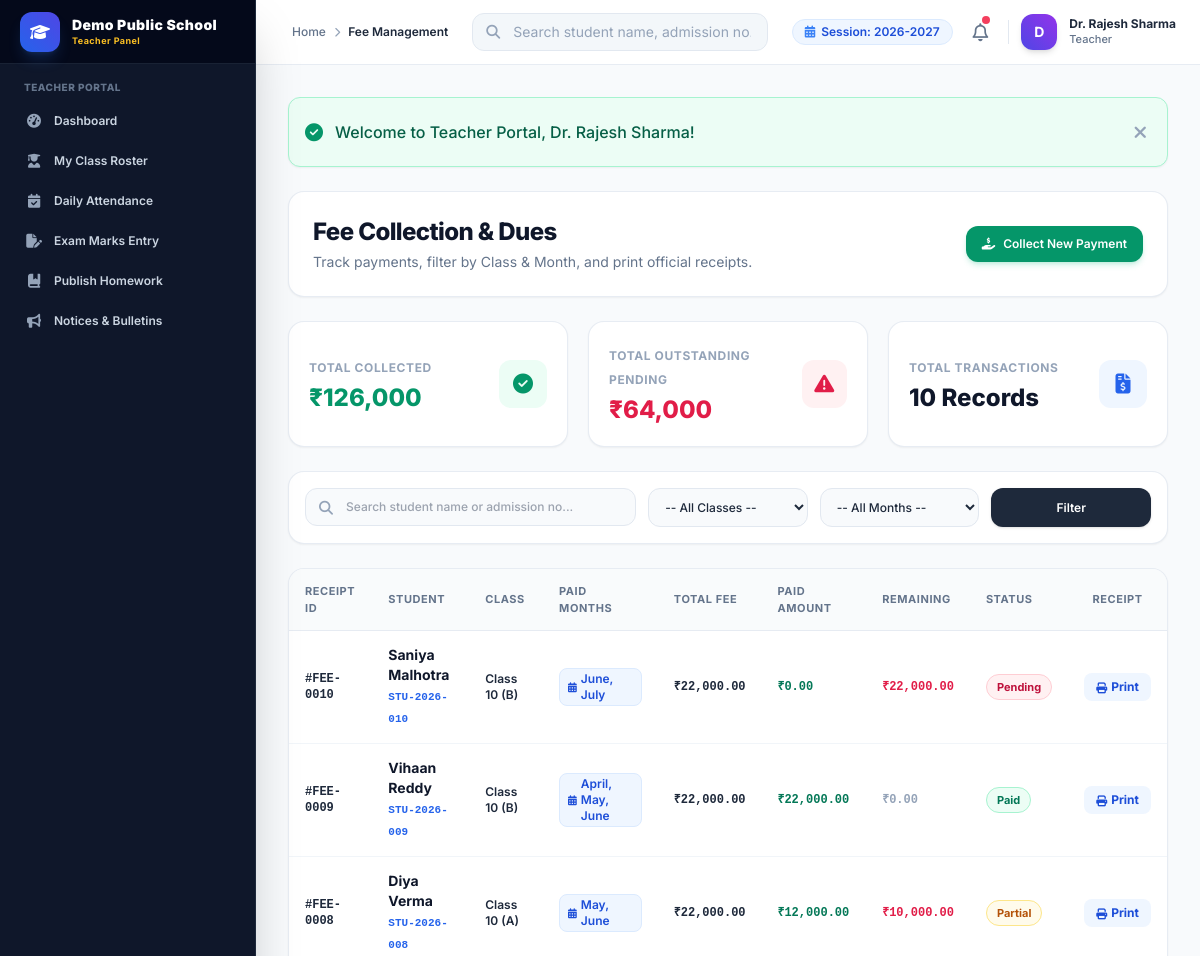
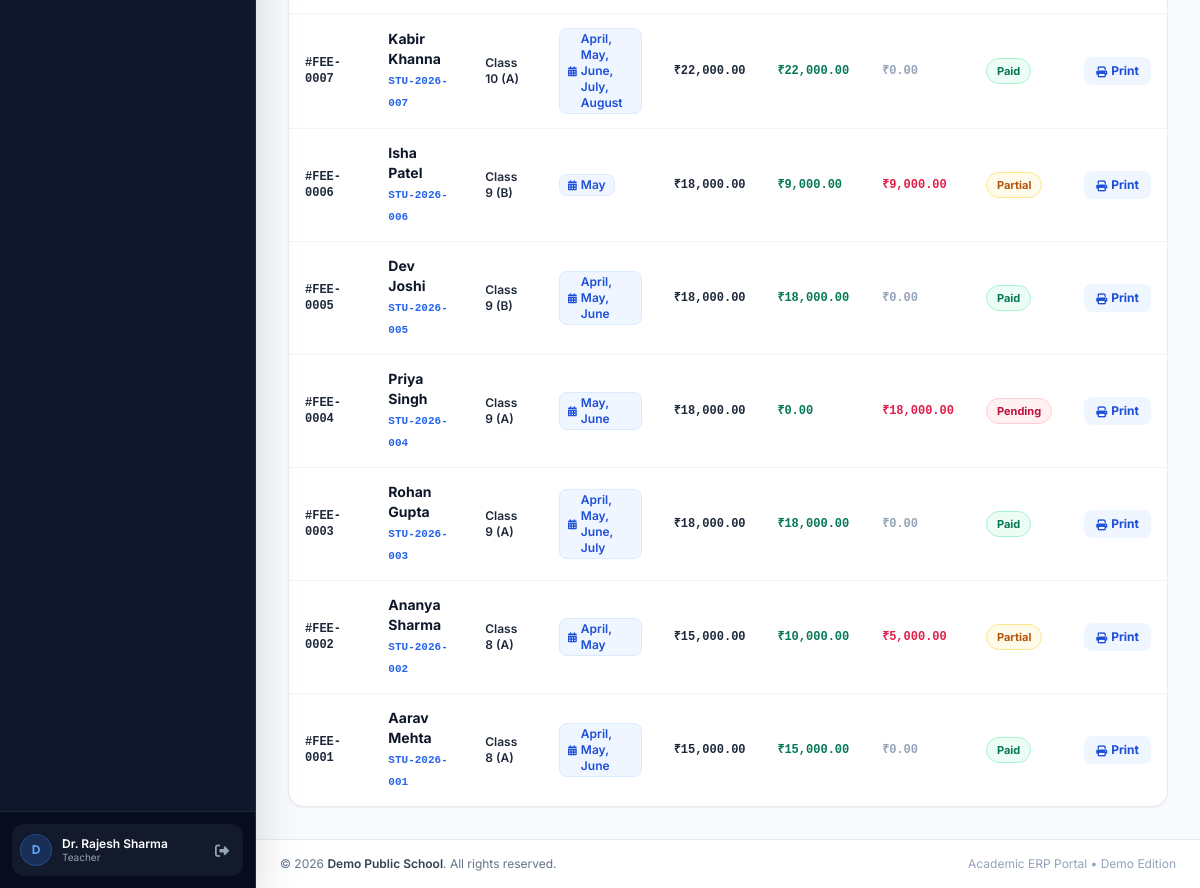
Page /admin/fees/index.php (signed in) on the committed database (2 pictures, top to bottom).
### tables this page shows
CREATE TABLE `school_settings` (
  `id` INT AUTO_INCREMENT PRIMARY KEY,
  `setting_key` VARCHAR(100) NOT NULL UNIQUE,
  `setting_value` TEXT DEFAULT NULL,
  `updated_at` DATETIME DEFAULT CURRENT_TIMESTAMP ON UPDATE CURRENT_TIMESTAMP
);

CREATE TABLE `fees` (
  `id` INT AUTO_INCREMENT PRIMARY KEY,
  `student_id` INT NOT NULL,
  `class_id` INT NOT NULL,
  `registration_fee` DECIMAL(10,2) DEFAULT 0.00,
  `admission_fee` DECIMAL(10,2) DEFAULT 0.00,
  `annual_fee` DECIMAL(10,2) DEFAULT 0.00,
  `tuition_fee` DECIMAL(10,2) DEFAULT 0.00,
  `library_fee` DECIMAL(10,2) DEFAULT 0.00,
  `computer_fee` DECIMAL(10,2) DEFAULT 0.00,
  `activity_fee` DECIMAL(10,2) DEFAULT 0.00,
  `magazine_fee` DECIMAL(10,2) DEFAULT 0.00,
  `exam_fee` DECIMAL(10,2) DEFAULT 0.00,
  `penalty_fee` DECIMAL(10,2) DEFAULT 0.00,
  `other_fee` DECIMAL(10,2) DEFAULT 0.00,
  `discount_amount` DECIMAL(10,2) DEFAULT 0.00,
  `fee_type` VARCHAR(50) DEFAULT 'Admission & Term',
  `total_amount` DECIMAL(10,2) NOT NULL,
  `paid_amount` DECIMAL(10,2) NOT NULL,
  `remaining_amount` DECIMAL(10,2) NOT NULL,
  `paid_months` VARCHAR(255) DEFAULT 'April, May',
  `payment_date` DATE NOT NULL,
  `payment_method` ENUM('Cash', 'UPI', 'Card', 'Bank Transfer', 'Cheque') DEFAULT 'Cash',
  `payment_status` ENUM('Paid', 'Partial', 'Pending') NOT NULL,
  `remarks` VARCHAR(255) DEFAULT NULL,
  `created_at` DATETIME DEFAULT CURRENT_TIMESTAMP,
  `updated_at` DATETIME DEFAULT CURRENT_TIMESTAMP ON UPDATE CURRENT_TIMESTAMP,
  FOREIGN KEY (`student_id`) REFERENCES `students`(`id`) ON DELETE CASCADE,
  FOREIGN KEY (`class_id`) REFERENCES `classes`(`id`) ON DELETE CASCADE
);

CREATE TABLE `students` (
  `id` INT AUTO_INCREMENT PRIMARY KEY,
  `admission_no` VARCHAR(30) NOT NULL UNIQUE,
  `password` VARCHAR(255) DEFAULT NULL,
  `first_name` VARCHAR(50) NOT NULL,
  `last_name` VARCHAR(50) NOT NULL,
  `father_name` VARCHAR(100) NOT NULL,
  `mother_name` VARCHAR(100) NOT NULL,
  `dob` DATE NOT NULL,
  `gender` ENUM('Male', 'Female', 'Other') NOT NULL,
  `class_id` INT NOT NULL,
  `section` VARCHAR(20) NOT NULL,
  `mobile` VARCHAR(20) NOT NULL,
  `email` VARCHAR(100) DEFAULT NULL,
  `address` TEXT,
  `admission_date` DATE NOT NULL,
  `photo` VARCHAR(255) DEFAULT NULL,
  `status` ENUM('Active', 'Inactive', 'Graduated') DEFAULT 'Active',
  `created_at` DATETIME DEFAULT CURRENT_TIMESTAMP,
  `updated_at` DATETIME DEFAULT CURRENT_TIMESTAMP ON UPDATE CURRENT_TIMESTAMP,
  FOREIGN KEY (`class_id`) REFERENCES `classes`(`id`) ON DELETE CASCADE
);

CREATE TABLE `classes` (
  `id` INT AUTO_INCREMENT PRIMARY KEY,
  `class_name` VARCHAR(50) NOT NULL,
  `section` VARCHAR(20) NOT NULL,
  `teacher_id` INT DEFAULT NULL,
  `room_number` VARCHAR(30) NOT NULL,
  `academic_session` VARCHAR(30) NOT NULL DEFAULT '2026-2027',
  `created_at` DATETIME DEFAULT CURRENT_TIMESTAMP,
  `updated_at` DATETIME DEFAULT CURRENT_TIMESTAMP ON UPDATE CURRENT_TIMESTAMP,
  FOREIGN KEY (`teacher_id`) REFERENCES `teachers`(`id`) ON DELETE SET NULL
);

### admin/fees/index.php (the view, shortened to what the rows shown need)
<?php
require_once __DIR__ . '/../../includes/header.php';
try {
    $where = [];
    $params = [];
    $where_sql = !empty($where) ? "WHERE " . implode(" AND ", $where) : "";
    $sql = "SELECT f.*, s.first_name, s.last_name, s.admission_no, c.class_name, c.section
            FROM fees f
            JOIN students s ON f.student_id = s.id
            JOIN classes c ON f.class_id = c.id
            $where_sql
            ORDER BY f.id DESC";
    $stmt = $pdo->prepare($sql);
    $stmt->execute($params);
    $fees = $stmt->fetchAll();
} catch (PDOException $e) {
    set_flash('error', 'Query failed: ' . $e->getMessage());
    $fees = [];
    $grand_paid = 0;
    $grand_due = 0;
}
?>
<div class="space-y-6">
    <div class="flex flex-col sm:flex-row sm:items-center justify-between gap-4 bg-white p-6 rounded-2xl border border-slate-200/80 shadow-sm">
        <div>
            <h1 class="text-2xl font-extrabold text-slate-900 tracking-tight">Fee Collection & Dues</h1>
        </div>
    </div>
    <div class="bg-white rounded-2xl border border-slate-200/80 shadow-sm overflow-hidden">
        <div class="overflow-x-auto">
            <table class="w-full text-left border-collapse">
                <thead>
                    <tr class="bg-slate-50/80 border-b border-slate-200/80 text-[11px] font-bold text-slate-500 uppercase tracking-wider">
                        <th class="py-3.5 px-4">Receipt ID</th>
                        <th class="py-3.5 px-4">Student</th>
                        <th class="py-3.5 px-4">Class</th>
                        <th class="py-3.5 px-4">Paid Months</th>
                        <th class="py-3.5 px-4">Total Fee</th>
                        <th class="py-3.5 px-4">Paid Amount</th>
                        <th class="py-3.5 px-4">Remaining</th>
                        <th class="py-3.5 px-4">Status</th>
                        <th class="py-3.5 px-4 text-center">Receipt</th>
                    </tr>
                </thead>
                <tbody class="divide-y divide-slate-100 text-sm font-medium text-slate-700">
                    <?php if (empty($fees)): ?>
                        <tr>
                            <td colspan="9" class="py-12 text-center text-slate-400">No fee records found for selected month/class criteria.</td>
                        </tr>
                    <?php else: ?>
                        <?php foreach ($fees as $f): ?>
                            <tr class="hover:bg-slate-50/80 transition-colors">
                                <td class="py-3.5 px-4 font-mono text-xs font-bold text-slate-800">#FEE-<?= str_pad($f['id'], 4, '0', STR_PAD_LEFT) ?></td>
                                <td class="py-3.5 px-4">
                                    <span class="font-bold text-slate-900 block"><?= e($f['first_name'] . ' ' . $f['last_name']) ?></span>
                                    <span class="text-[11px] font-mono text-blue-600 font-semibold"><?= e($f['admission_no']) ?></span>
                                </td>
                                <td class="py-3.5 px-4 text-xs font-semibold text-slate-800"><?= e($f['class_name']) ?> (<?= e($f['section']) ?>)</td>
                                <td class="py-3.5 px-4">
                                    <span class="inline-flex items-center px-2 py-0.5 rounded-lg text-xs font-semibold bg-blue-50 text-blue-700 border border-blue-100">
                                        <i class="fa-solid fa-calendar-days text-[10px] mr-1"></i> <?= e($f['paid_months'] ?: 'Annual Term') ?>
                                    </span>
                                </td>
                                <td class="py-3.5 px-4 font-mono text-xs font-semibold text-slate-800">₹<?= number_format($f['total_amount'], 2) ?></td>
                                <td class="py-3.5 px-4 font-mono text-xs font-bold text-emerald-700">₹<?= number_format($f['paid_amount'], 2) ?></td>
                                <td class="py-3.5 px-4 font-mono text-xs font-bold <?= $f['remaining_amount'] > 0 ? 'text-rose-600' : 'text-slate-400' ?>">
                                    ₹<?= number_format($f['remaining_amount'], 2) ?>
                                </td>
                                <td class="py-3.5 px-4">
                                    <span class="inline-flex items-center px-2.5 py-0.5 rounded-full text-[11px] font-bold <?= $f['payment_status'] === 'Paid' ? 'bg-emerald-50 text-emerald-700 border border-emerald-200' : ($f['payment_status'] === 'Partial' ? 'bg-amber-50 text-amber-700 border border-amber-200' : 'bg-rose-50 text-rose-700 border border-rose-200') ?>">
                                        <?= e($f['payment_status']) ?>
                                    </span>
                                </td>
                                <td class="py-3.5 px-4 text-center">
                                    <a href="receipt.php?id=<?= $f['id'] ?>" target="_blank" class="px-3 py-1.5 bg-blue-50 hover:bg-blue-100 text-blue-700 text-xs font-bold rounded-lg transition-colors inline-flex items-center space-x-1">
                                        <i class="fa-solid fa-print text-[11px]"></i>
                                        <span>Print</span>
                                    </a>
                                </td>
                            </tr>
                        <?php endforeach; ?>
                    <?php endif; ?>
                </tbody>
            </table>
        </div>
    </div>
</div>
<?php require_once __DIR__ . '/../../includes/footer.php'; ?>

### includes/sidebar.php (shortened to what the rows shown need)
<?php
if (is_admin()) {
    $dash_url = base_url('admin/dashboard.php');
    $role_badge = 'Admin Panel';
    $role_label = 'Administrator';
} elseif (is_accountant()) {
    $dash_url = base_url('admin/accounts/index.php');
    $role_badge = 'Accounts Dept';
    $role_label = 'Accountant';
} elseif (is_teacher()) {
    $dash_url = base_url('teacher/dashboard.php');
    $role_badge = 'Teacher Panel';
} else {
    $dash_url = base_url('student/dashboard.php');
    $role_badge = 'Student & Parent';
    $role_label = 'Student / Parent';
}
?>
<aside id="sidebar" class="fixed inset-y-0 left-0 z-50 w-64 bg-slate-900 text-slate-300 transform -translate-x-full md:translate-x-0 md:static md:inset-0 transition-transform duration-300 ease-in-out flex flex-col justify-between shadow-2xl border-r border-slate-800 no-print">
    <div>
        <div class="h-16 flex items-center justify-between px-5 bg-slate-950/80 border-b border-slate-800/80">
            <a href="<?= $dash_url ?>" class="flex items-center space-x-3 group">
                <div class="overflow-hidden">
                    <span class="font-black text-sm text-white tracking-wide block leading-tight truncate"><?= e(get_school_name()) ?></span>
                    <span class="text-[9px] text-amber-400 font-bold tracking-wider block truncate"><?= e($role_badge) ?></span>
                </div>
            </a>
        </div>
    </div>
</aside>

### includes/navbar.php (shortened to what the rows shown need)
<?php
$current_academic_session = get_school_setting('academic_session', '2026-2027');
?>
<header class="sticky top-0 z-30 bg-white/90 backdrop-blur-md border-b border-slate-200/80 no-print">
    <div class="flex items-center justify-between h-16 px-4 md:px-6">
        <div class="flex items-center space-x-3">
            <div class="hidden lg:flex items-center space-x-1.5 px-3 py-1 bg-blue-50 text-blue-700 rounded-full text-xs font-semibold border border-blue-100">
                <i class="fa-solid fa-calendar-days text-blue-500"></i>
                <span>Session: <?= e($current_academic_session) ?></span>
            </div>
        </div>
    </div>
</header>

### includes/footer.php (shortened to what the rows shown need)
            </main>
            <footer class="bg-white border-t border-slate-200/80 py-4 px-6 mt-auto text-center text-xs text-slate-500 flex flex-col sm:flex-row items-center justify-between no-print">
                <p>&copy; <?= date('Y') ?> <span class="font-semibold text-slate-700"><?= e(get_school_name()) ?></span>. All rights reserved.</p>
            </footer>
        </div>
    </div>
</body>
</html>

### rows in the picture
school_settings: setting_value "Demo Public School"
school_settings: setting_value "2026-2027"
fees: id "0010", student.last_name "Saniya Malhotra", student.admission_no "STU-2026-010", class.class_name "Class 10", class.section "B", paid_months "June, July", total_amount "22,000.00", paid_amount "0.00", remaining_amount "22,000.00", payment_status "Pending"
fees: id "0009", student.last_name "Vihaan Reddy", student.admission_no "STU-2026-009", class.class_name "Class 10", class.section "B", paid_months "April, May, June", total_amount "22,000.00", paid_amount "22,000.00", remaining_amount "0.00", payment_status "Paid"
fees: id "0008", student.last_name "Diya Verma", student.admission_no "STU-2026-008", class.class_name "Class 10", class.section "A", paid_months "May, June", total_amount "22,000.00", paid_amount "12,000.00", remaining_amount "10,000.00", payment_status "Partial"
fees: id "0007", student.last_name "Kabir Khanna", student.admission_no "STU-2026-007", class.class_name "Class 10", class.section "A", paid_months "April, May, June, July, August", total_amount "22,000.00", paid_amount "22,000.00", remaining_amount "0.00", payment_status "Paid"
fees: id "0006", student.last_name "Isha Patel", student.admission_no "STU-2026-006", class.class_name "Class 9", class.section "B", paid_months "May", total_amount "18,000.00", paid_amount "9,000.00", remaining_amount "9,000.00", payment_status "Partial"
fees: id "0005", student.last_name "Dev Joshi", student.admission_no "STU-2026-005", class.class_name "Class 9", class.section "B", paid_months "April, May, June", total_amount "18,000.00", paid_amount "18,000.00", remaining_amount "0.00", payment_status "Paid"
fees: id "0004", student.last_name "Priya Singh", student.admission_no "STU-2026-004", class.class_name "Class 9", class.section "A", paid_months "May, June", total_amount "18,000.00", paid_amount "0.00", remaining_amount "18,000.00", payment_status "Pending"
fees: id "0003", student.last_name "Rohan Gupta", student.admission_no "STU-2026-003", class.class_name "Class 9", class.section "A", paid_months "April, May, June, July", total_amount "18,000.00", paid_amount "18,000.00", remaining_amount "0.00", payment_status "Paid"
fees: id "0002", student.last_name "Ananya Sharma", student.admission_no "STU-2026-002", class.class_name "Class 8", class.section "A", paid_months "April, May", total_amount "15,000.00", paid_amount "10,000.00", remaining_amount "5,000.00", payment_status "Partial"
fees: id "0001", student.last_name "Aarav Mehta", student.admission_no "STU-2026-001", class.class_name "Class 8", class.section "A", paid_months "April, May, June", total_amount "15,000.00", paid_amount "15,000.00", remaining_amount "0.00", payment_status "Paid"

### other values in the picture
$role_badge "Teacher Panel"
substr($_SESSION['full_name'] ?? 'U', 0, 1) "D"
$_SESSION['full_name'] "Dr. Rajesh Sharma"
$role_label "Teacher"
$page_title "Fee Management"
$nav_role_title "Teacher"
$flash['text'] "Welcome to Teacher Portal, Dr. Rajesh Sharma!"
$grand_paid "126,000"
$grand_due "64,000"
count($fees) "10"
